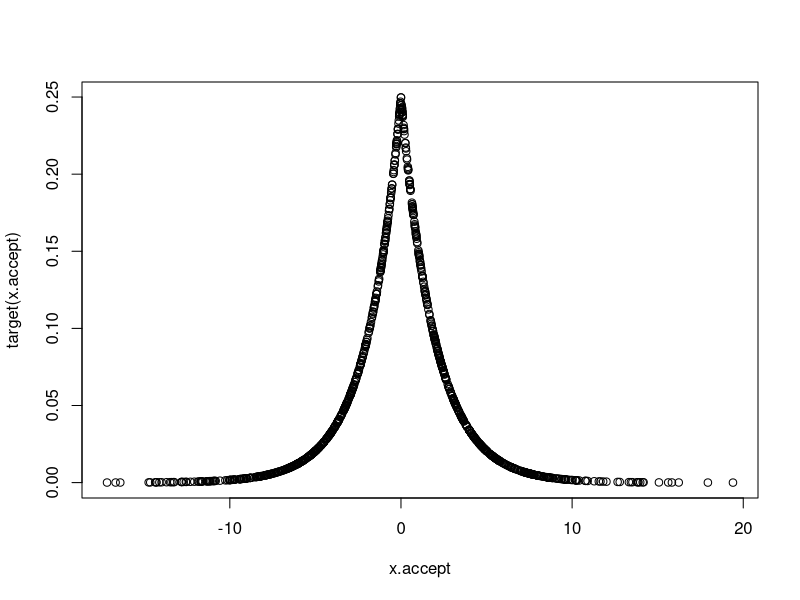
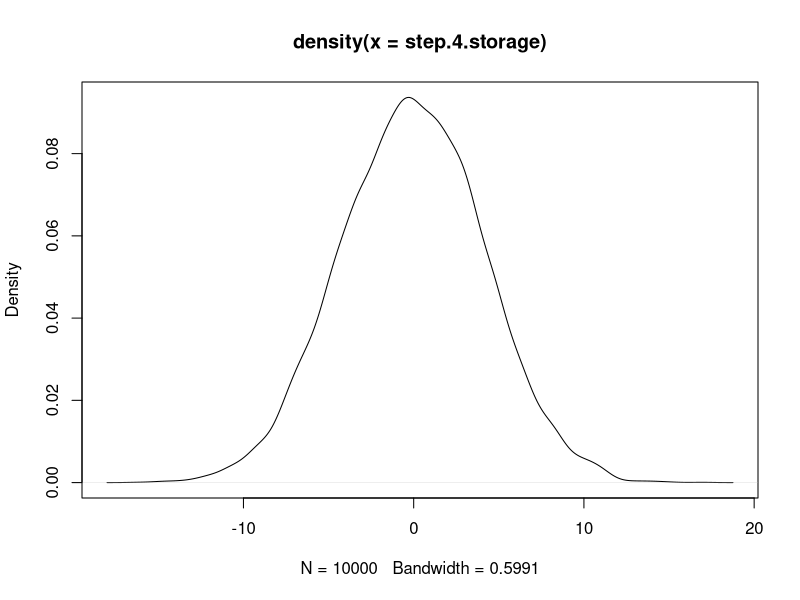
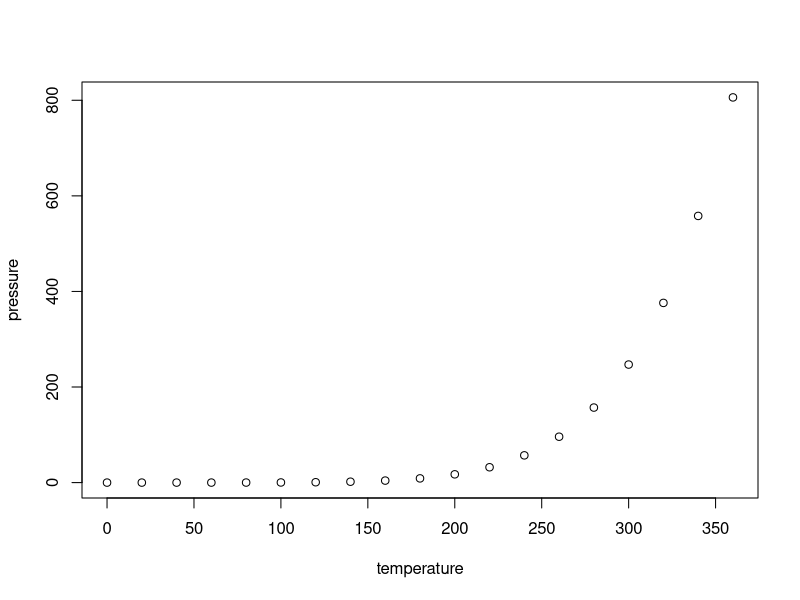

Recreate these plots in R, in order.
## ---- chunk 1
knitr::opts_chunk$set(echo = TRUE)
## ---- chunk 2
count <- 0
accept <- c()

sigma = 2 

#target distribution (f(x))
target <- function(x) (1/(2*sigma))*exp(-abs(x)/(sigma))

#proposal distribution (g(x)) --- this envelopes f(x)!
proposal <- function (x) dnorm(x, 0, 6)

#Multiplicative constant with f(x)/g(x) <= M for all x
M <- 4


X <- rnorm(4500, 0, 6)
U <- rnorm (4500, 0, 6)

count <- 1
x.accept <- c()

while(count <= 4500 & length(x.accept) <= 1000){
  test_u <- U[count]
  test_x <- target(X[count])/(4*proposal(X[count]))
  
  if(test_u <= test_x){
    x.accept =  rbind(x.accept, X[count])
    count = count+1
  }
  
count = count+1
}


plot(x.accept, target(x.accept))


## ---- chunk 3
#########################################################
#Step 1. 
# Sample random values from a candidate distribution with support over 
# same range of x values as the target distribution
#########################################################
#target distribution (f(x))
target <- function(x) (1/(2*sigma))*exp(-abs(x)/(sigma))

#proposal distribution (g(x)) --- this DENSITY envelopes f(x)!
proposal <- function (x) dnorm(x, 0, 6)

set.seed(1004)

N = 10000
step1.sample.storage <- c()

for(i in N){
  step1.sample <- rnorm(i, 0, 6) #RANDOM sample
  step1.sample.storage <- c(step1.sample.storage, step1.sample) 
}



#########################################################
#Step 2:
# Find the probability of obtaining those values from a target
# distribution (i.e. the probability density at each x value drawn)
#########################################################
proposal.pd.storage <- c()

for(i in step1.sample.storage){
  proposal.pd.sample <- proposal(i)
  proposal.pd.storage <- rbind(proposal.pd.storage,proposal.pd.sample )
  
}
#########################################################
#Step 3: 
# Normalize the probabilities from Step 2 so they sum to 1
# This is accomplished by dividing each x.i by the sum

#########################################################
normalized.storage <- c()

for(i in proposal.pd.storage){
  norm.i <- i/sum(proposal.pd.storage)
  normalized.storage <- c(normalized.storage, norm.i)
}



#########################################################
#Step 4:
# Use (now normalized) probabilities as weights in a resampling of 
# random values from step 1.

# IOW, use sample function with replacement from values drawn
# in step 1, and use the probabilities from step 3 as weights for
# bootstrap sampling
#########################################################



step.4.storage <- c()

#Normalized probabilities 
step.4.storage<- c(sample(step1.sample.storage, 
                          replace = TRUE, 
                          prob = normalized.storage))



#########################################################
#Step 5: 
#Use the normalized probabilities as weights in a resampling
# of values from Step 1
#########################################################
d <- density(step.4.storage)
plot(d)


## ---- chunk 4
plot(pressure)
